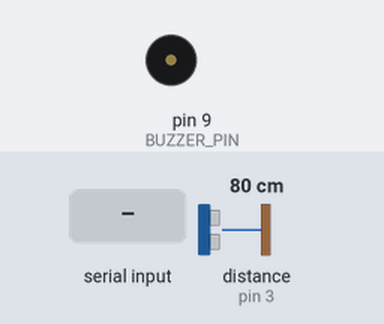
A sketch run on a simulated Arduino Nano, built with avr-gcc and run on an emulated ATmega328P. Parts: buzzer (waves = sounding, pin HIGH). Wiring (inferred from the names in the program): ultrasonic range finder: trigger pin 2; echo pin 3. The test bench sets the inputs (shaded band); at power-on: distance to the obstacle (sensor on pin 3) 80 cm. The echo pulse lasts 58.3 µs per cm; pins used as bus, display or sensor lines are not drawn; what the sketch prints to the serial monitor is not drawn.

Above: at 1.2 s.
1.3 s: "B" received over Serial
At 1.48 s:
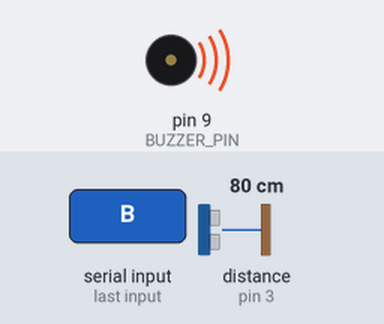
3.0 s: distance to the obstacle (sensor on pin 3) set to 2 cm
Timing chart, 0 to 6.0 s (numbered marks = the images above; inputs shaded):
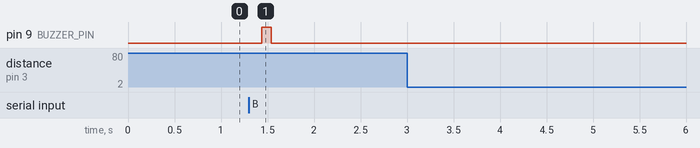

Measured:
- after the input at 1.3 s, pin 9 (BUZZER_PIN): LOW → HIGH after 0.14 s, → LOW 0.10 s later
- after the input at 3.0 s, every drawn part: stays the same

The sketch:

nano.ino
```cpp
// Arduino Nano 33 IoT Code
// Sends distance readings and listens for commands from Raspberry Pi

#define TRIG_PIN 2
#define ECHO_PIN 3
#define BUZZER_PIN 9

void setup() {
  Serial.begin(9600);
  pinMode(TRIG_PIN, OUTPUT);
  pinMode(ECHO_PIN, INPUT);
  pinMode(BUZZER_PIN, OUTPUT);
}

float measureDistance() {
  digitalWrite(TRIG_PIN, LOW);
  delayMicroseconds(2);
  digitalWrite(TRIG_PIN, HIGH);
  delayMicroseconds(10);
  digitalWrite(TRIG_PIN, LOW);
  float duration = pulseIn(ECHO_PIN, HIGH);
  float distance = (duration * 0.0343) / 2; // cm
  return distance;
}

void loop() {
  if (Serial.available()) {
    char cmd = Serial.read();
    if (cmd == 'B') { // Buzz alert
      digitalWrite(BUZZER_PIN, HIGH);
      delay(100);
      digitalWrite(BUZZER_PIN, LOW);
    }
  }

  float dist = measureDistance();
  Serial.print("D:");
  Serial.println(dist);
  delay(200);
}
```
